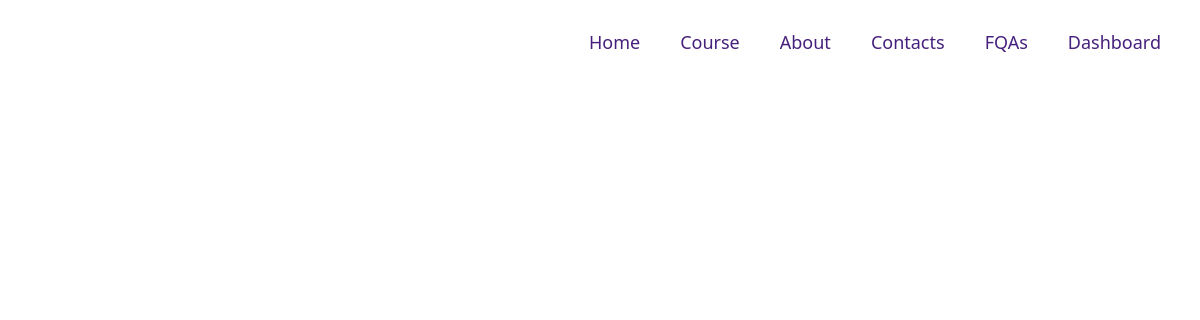
Page /grade7 on the earlier database version.
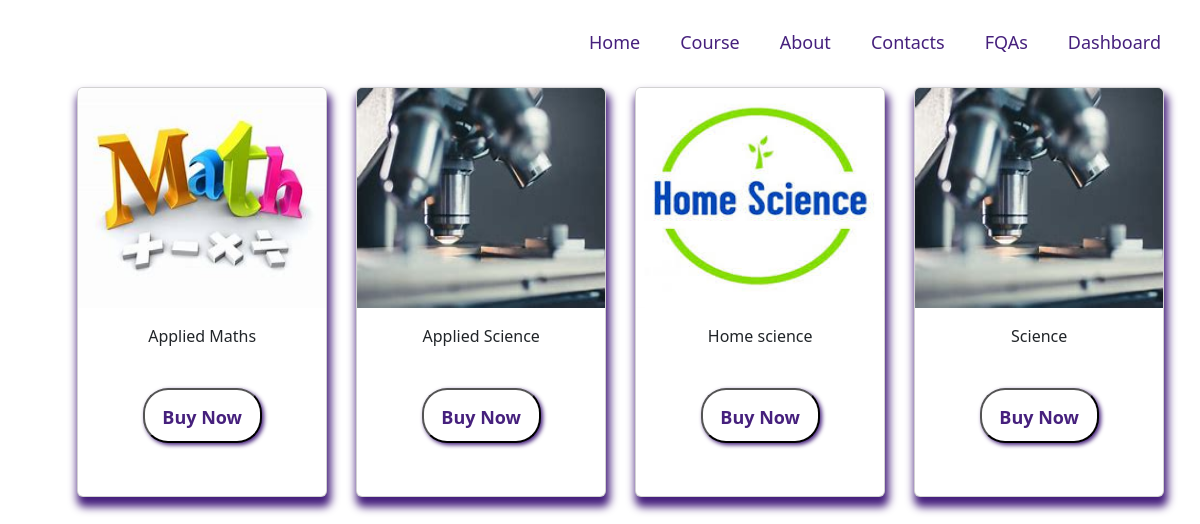
Same page on the later database version.
### homepage/models.py (models this page shows)
class GradeSeven(models.Model):
    grade=models.CharField(max_length=25 ,null=True)
    title=models.CharField(max_length=25 ,null=True)
    subject=models.CharField(max_length=25 ,null=True)
    profile=models.FileField(null=True,upload_to='homepage/pdfs/')
    course_image=models.ImageField(null=True,upload_to='homepage/covers/')
    date=models.DateTimeField(auto_now=True,null=True)
    CATEGORY_CHOICES=(
        ('Paid','Paid'),
        ('Free','Free'),
    )
    category=models.CharField(max_length=6, choices =CATEGORY_CHOICES ,null=True)

### homepage/views.py (the view)
# urls.py: path('grade7',grade7_course_list, name="grade7_course_list"),
def grade7_course_list(request):
    courses=GradeSeven.objects.all()
    return render(request,"grades/seventh/grade7_course_list.html",{ "courses":courses})

### homepage/templates/grades/seventh/grade7_course_list.html (shortened to what this page needs)
{% include 'grades/list.html' %}
<!DOCTYPE html>
<html lang="en">
<head>
</head>
<body>
 </body>
 </html>
</body>
</html>

### homepage/templates/grades/list.html (shortened to what this page needs)
{% include 'navbar.html' %}
<!DOCTYPE html>
<html lang="en">
<head>
    <link href="https://cdn.jsdelivr.net/npm/bootstrap@5.2.2/dist/css/bootstrap.min.css" rel="stylesheet">
</head>
<body>
    {% for course in courses %}
  <div class="container">
    <div class="row " >
        <div class="col-md-3">
            <div class="card body-session">
                {% if course.course_image %}
                <img src="{{ course.course_image.url}}" alt="{{ course.title}}" class="card-img-top">
                {% else %}
                <span class="text-muted">No PDF</span>
                {% endif %}
                <div class="card-body">
                    <div class="card-title ">
                        {{ course.title }}
                    </div>
                    {% if course.category == 'Free' %}
                    <div class="card-text ">
                    {% if course.profile %}
                   <button> <a href="{{ course.profile.url }}" download class="btn-outline-primary" >Read</a></button>
                    {% else %}
                    <span class="text-muted">No PDF</span>
                    {% endif %}
                    </div>
                </div>
                 <div class="card-text">
                        {% if course.profile %}
                     <button>   <a href="{{ course.profile.url }}" download class="btn-outline-sucess" target="_blank">Download</a></button>
                        {% else %}
                        <span class="text-muted">No PDF</span>
                        {% endif %}
                    </div>
                    {% else %}
                    <button class="buy"> <a href="{% url 'login' %}">Buy Now</a></button>
                    {% endif %}
             </div>
        </div>
    </div>
</div>
</div>
{% endfor%}
</body>
</body>
</html>

Differences in the rows shown:
added GradeSeven: course_image (picture), title "Applied Maths", shows "Buy Now"
added GradeSeven: course_image (picture), title "Applied Science", shows "Buy Now"
added GradeSeven: course_image (picture), title "Home science", shows "Buy Now"
added GradeSeven: course_image (picture), title "Science", shows "Buy Now"
